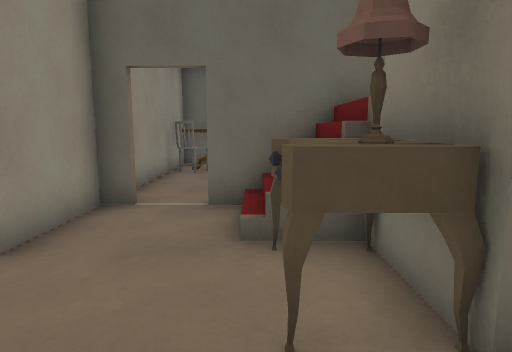
[1] (above)

21 first-person views from a walk through a level from a Godot 3-D game. The camera is 1.4 m above the floor, tilts 8° down and sees 75° across. The floor is counted in squares, 1 m on a side. Each view is taken from the middle of a square. On the plan, view 1 faces up. The plan holds only what a view shows up to about 15 squares ahead; the rest is blank. The place goes on beyond the plan. Flat picture figures and markers are left out. Surface patterns are stand-ins for the level's own textures.

[2]
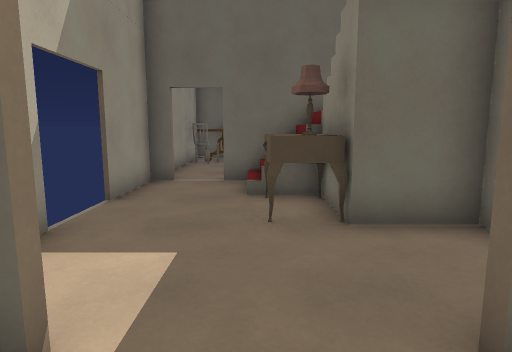

[3]
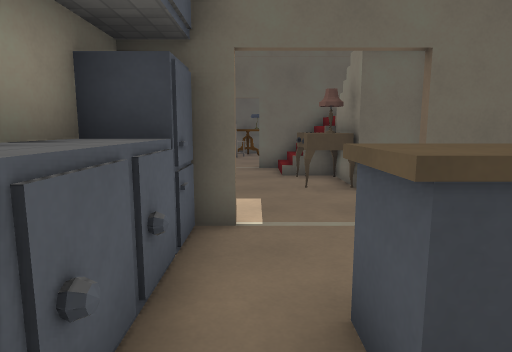

[4]
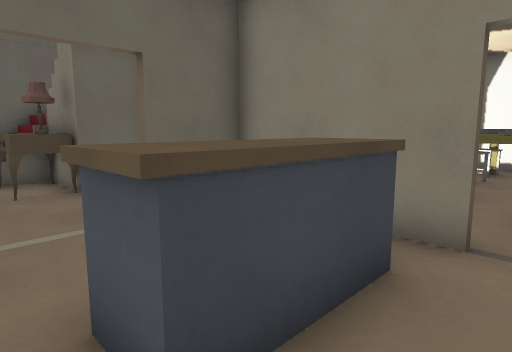

[5]
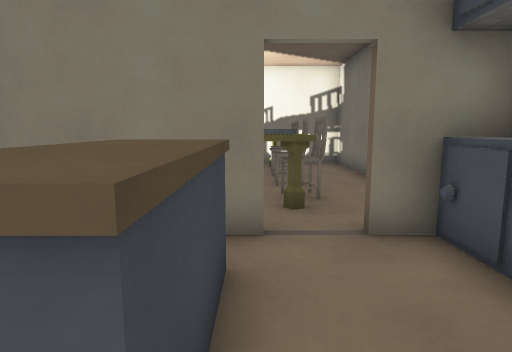

[6]
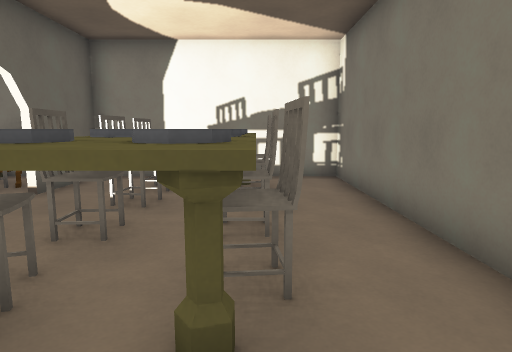

[7]
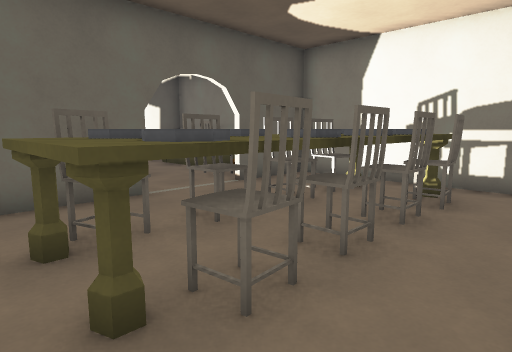

[8]
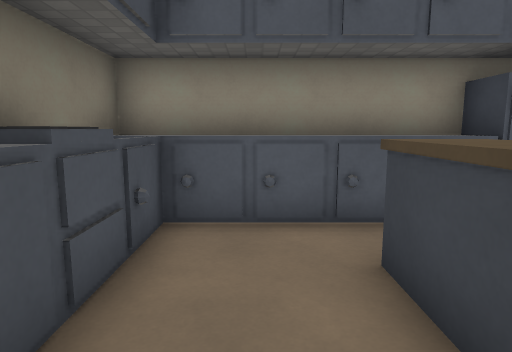

[9]
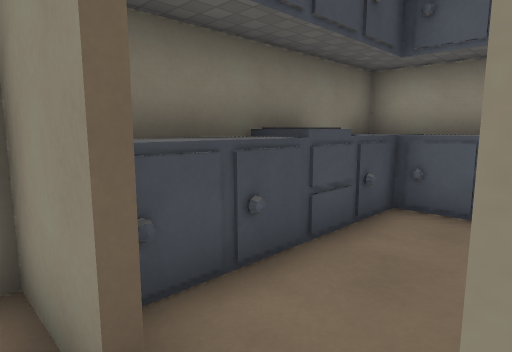

[10]
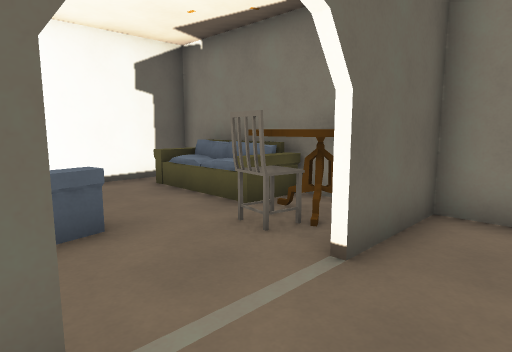

[11]
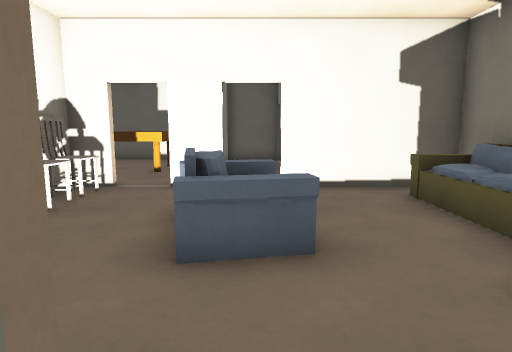

[12]
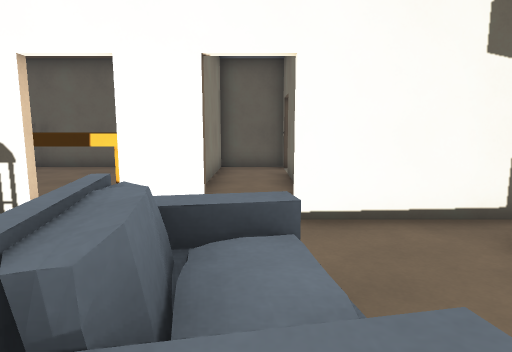

[13]
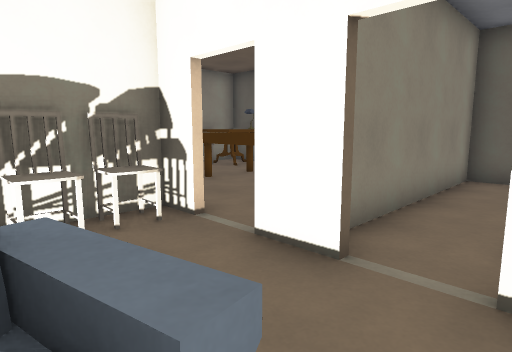

[14]
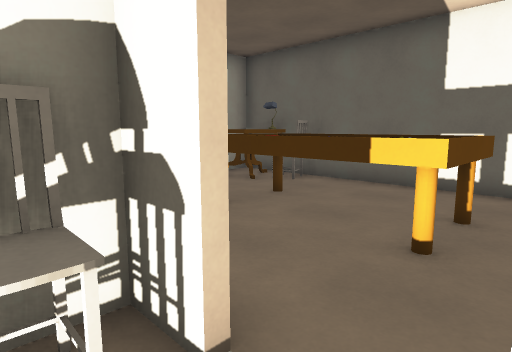

[15]
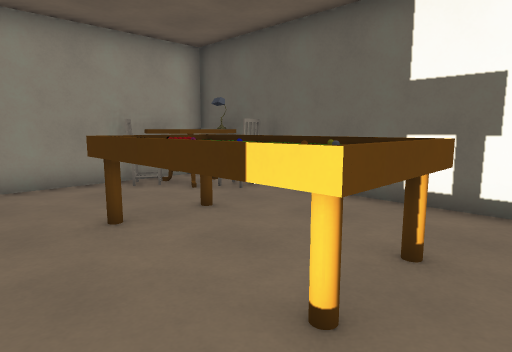

[16]
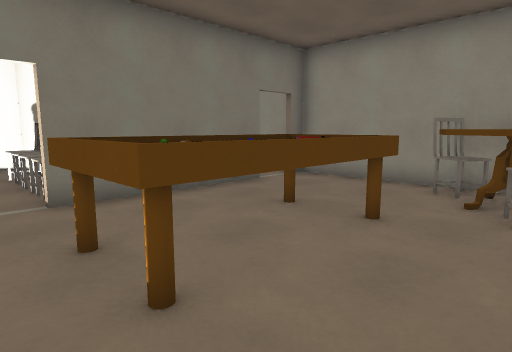

[17]
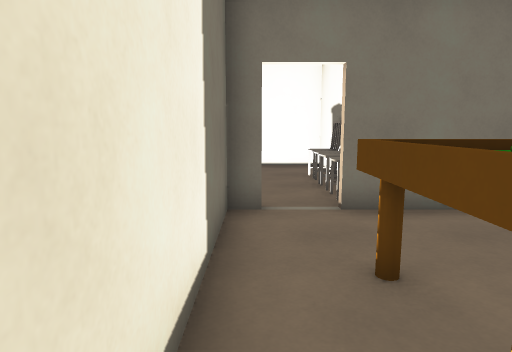

[18]
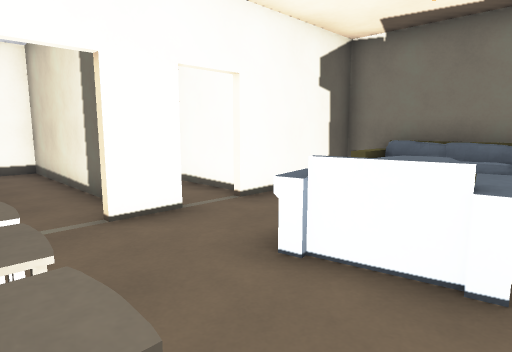

[19]
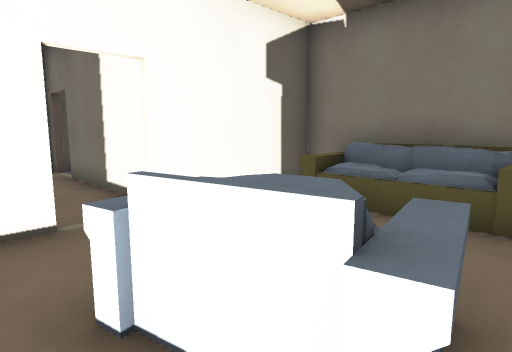

[20]
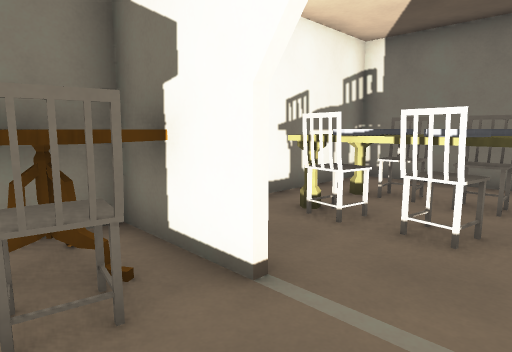

[21]
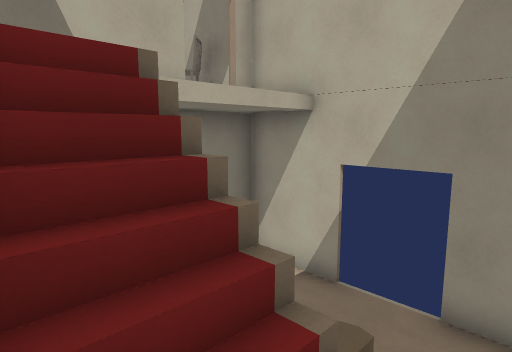

### Floor plan
Key: @ floor where view 1 was taken; # wall or solid block; . main floor; : floor 1.75 m higher than the main floor; / step, stairs or slope; = window, fence, low wall or low ledge; ^ raised ledge; v drop or lower ground; T table; L lamp.
Columns run from 3 left of view 1 to 13 right of it. Each row starts with its distance up from view 1.
 14 ##############
 13 #^#^......#.#
 12 #^^^......#..
 11 #.^.^^^^^.#.#
 10 #...^^ ^^.#.#
  9 #...^^^^^.#.#
  8 #.........#.#
  7 #.........#.#
  6 #..#####.##.#####
  5 #..// :^.......^#
  4 #..Tv//^...=...^^
  3  ...T//^..^^...^^
  2  ..TL//^..^^...^^
  1 #.....#.......^^#
  0 #..@..#......#^^^
 -1 ##...######..####
 -2 ##..  # ........#
 -3 ^^..  # ...##...#
 -4 ^^.^^^#.^^^^^^^^#
 -5 ^^....#.^^^^^^^^#
 -6 ^^......^^^^^^^.#
 -7 ^^=.=.=.........#
 -8 ^^^^^^#.........#
 -9      ############

Positions as (right, up) in squares from view 1, and headings:
1: (0, 0), facing up
2: (0, -3), facing up
3: (-1, -6), facing up
4: (-1, -6), facing up-right
5: (-1, -5), facing right
6: (3, -6), facing right
7: (4, -8), facing up-right
8: (3, -6), facing left
9: (4, -5), facing down-left
10: (7, -3), facing up-right
11: (8, -2), facing up
12: (8, 1), facing up
13: (9, 3), facing up-left
14: (6, 5), facing up-left
15: (6, 7), facing up-left
16: (6, 13), facing down-left
17: (6, 12), facing down
18: (4, 1), facing up-right
19: (6, 1), facing up-right
20: (8, 1), facing down-right
21: (3, 5), facing down-left
